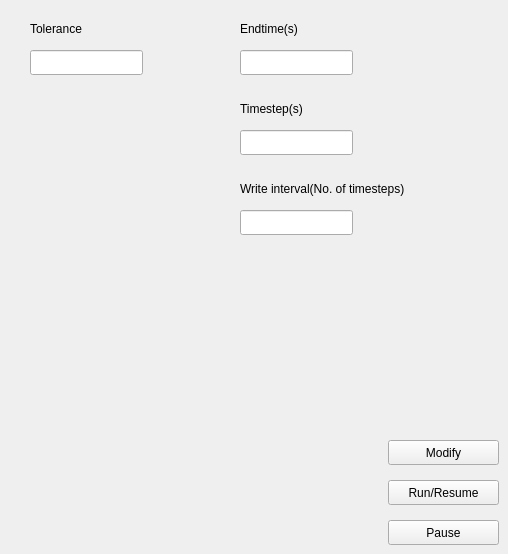
   <widget class="QWidget" name="tab_5">
    <attribute name="title">
     <string>Control</string>
    </attribute>
    <widget class="QLabel" name="label_27">
     <property name="geometry">
      <rect>
       <x>30</x>
       <y>20</y>
       <width>101</width>
       <height>17</height>
      </rect>
     </property>
     <property name="text">
      <string>Tolerance</string>
     </property>
    </widget>
    <widget class="QLineEdit" name="tolerance_lineEdit">
     <property name="geometry">
      <rect>
       <x>30</x>
       <y>50</y>
       <width>113</width>
       <height>25</height>
      </rect>
     </property>
    </widget>
    <widget class="QPushButton" name="change_control_button">
     <property name="geometry">
      <rect>
       <x>388</x>
       <y>440</y>
       <width>111</width>
       <height>25</height>
      </rect>
     </property>
     <property name="text">
      <string>Modify</string>
     </property>
    </widget>
    <widget class="QLabel" name="label_28">
     <property name="geometry">
      <rect>
       <x>240</x>
       <y>20</y>
       <width>121</width>
       <height>17</height>
      </rect>
     </property>
     <property name="text">
      <string>Endtime(s)</string>
     </property>
    </widget>
    <widget class="QLineEdit" name="endtime_lineEdit">
     <property name="geometry">
      <rect>
       <x>240</x>
       <y>50</y>
       <width>113</width>
       <height>25</height>
      </rect>
     </property>
    </widget>
    <widget class="QLabel" name="label_29">
     <property name="geometry">
      <rect>
       <x>240</x>
       <y>100</y>
       <width>131</width>
       <height>17</height>
      </rect>
     </property>
     <property name="text">
      <string>Timestep(s)</string>
     </property>
    </widget>
    <widget class="QLineEdit" name="timestep_lineEdit">
     <property name="geometry">
      <rect>
       <x>240</x>
       <y>130</y>
       <width>113</width>
       <height>25</height>
      </rect>
     </property>
    </widget>
    <widget class="QLabel" name="label_30">
     <property name="geometry">
      <rect>
       <x>240</x>
       <y>180</y>
       <width>251</width>
       <height>17</height>
      </rect>
     </property>
     <property name="text">
      <string>Write interval(No. of timesteps)</string>
     </property>
    </widget>
    <widget class="QLineEdit" name="interval_lineEdit">
     <property name="geometry">
      <rect>
       <x>240</x>
       <y>210</y>
       <width>113</width>
       <height>25</height>
      </rect>
     </property>
    </widget>
    <widget class="QPushButton" name="run_button">
     <property name="geometry">
      <rect>
       <x>388</x>
       <y>480</y>
       <width>111</width>
       <height>25</height>
      </rect>
     </property>
     <property name="text">
      <string>Run/Resume</string>
     </property>
    </widget>
    <widget class="QPushButton" name="pause_run_button">
     <property name="geometry">
      <rect>
       <x>388</x>
       <y>520</y>
       <width>111</width>
       <height>25</height>
      </rect>
     </property>
     <property name="text">
      <string>Pause</string>
     </property>
    </widget>
   </widget>
